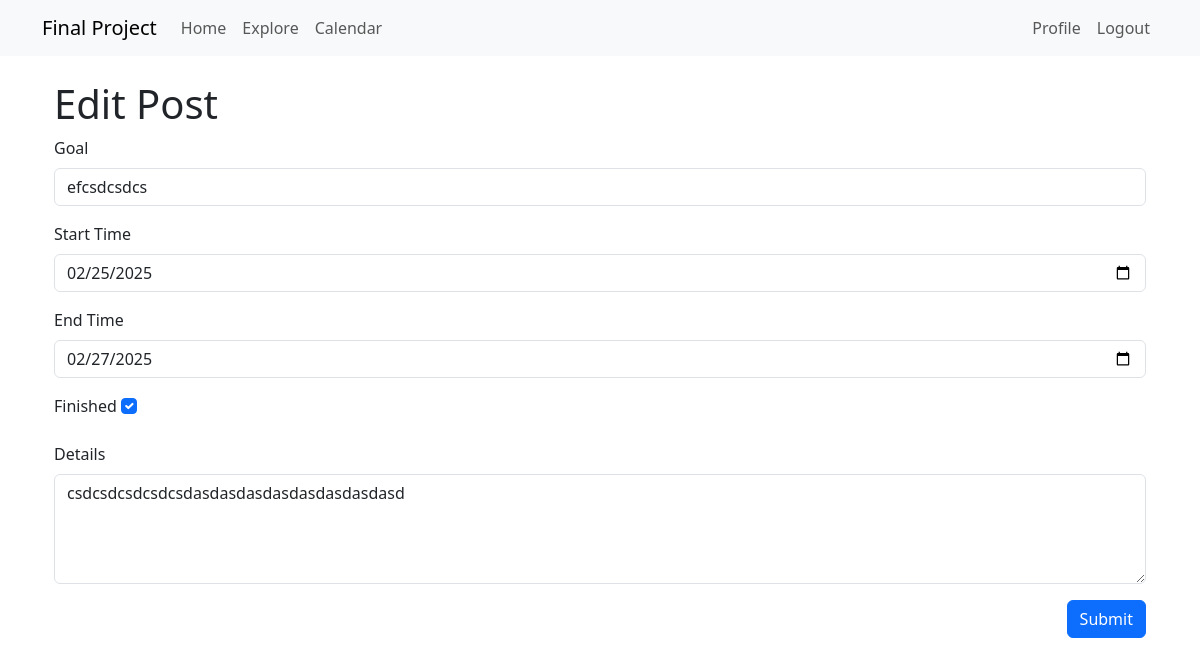
The app's page /edit_post/2 (signed in) with its own data.
### app/models.py (models this page shows, shortened)
class Post(db.Model):
    id: so.Mapped[int] = so.mapped_column(primary_key=True)
    goal: so.Mapped[str] = so.mapped_column(sa.String(60))
    body: so.Mapped[str] = so.mapped_column(sa.String(300))
    timestamp: so.Mapped[datetime] = so.mapped_column(index=True, default=lambda: datetime.now(timezone.utc))
    starttime: so.Mapped[datetime] = so.mapped_column(default=lambda: datetime.now(timezone.utc))
    endtime: so.Mapped[datetime] = so.mapped_column(default=None)
    isfinished: so.Mapped[bool] = so.mapped_column(sa.Boolean(), default=False)
    user_id: so.Mapped[int] = so.mapped_column(sa.ForeignKey(User.id), index=True)
    author: so.Mapped[User] = so.relationship(back_populates='posts')

### app/routes.py (the view)
@app.route('/edit_post/<int:post_id>', methods=['GET', 'POST'])
@login_required
def edit_post(post_id):
    post = db.get_or_404(Post, post_id)
    if post.author != current_user:
        flash("You don't have permission to edit this post.")
        return redirect(url_for('index'))
    form = EditPostForm(post_id=post.id)
    if form.validate_on_submit():
        post.goal = form.goal.data
        post.body = form.body.data
        post.starttime = form.starttime.data
        post.endtime = form.endtime.data
        post.isfinished = form.isfinished.data
        db.session.commit()
        flash('Your post has been updated.')
        return redirect(url_for('user', username=current_user.username))
    elif request.method == 'GET':
        form.goal.data = post.goal
        form.body.data = post.body
        form.starttime.data = post.starttime
        form.endtime.data = post.endtime
        form.isfinished.data = post.isfinished
    return render_template('edit_post.html', title='Edit Post', form=form, post=post)

### app/forms.py
class EditPostForm(FlaskForm):
    goal = StringField('Goal', validators=[DataRequired(), Length(max=60)])
    starttime = DateField('Start Time', format='%Y-%m-%d', validators=[Optional()])
    endtime = DateField('End Time', format='%Y-%m-%d', validators=[Optional()])
    isfinished = BooleanField('Finished')
    body = TextAreaField('Details', validators=[DataRequired(), Length(min=1, max=300)])
    submit = SubmitField('Submit')
    def __init__(self, post_id, *args, **kwargs):
        super().__init__(*args, **kwargs)
        self.post_id = post_id

### app/models.py (called while the page is built)
@login.user_loader
def load_user(id):
    return db.session.get(User, int(id))

### app/routes.py (called while the page is built)
@app.before_request
def before_request():
    if current_user.is_authenticated:
        current_user.last_seen = datetime.now(timezone.utc)
        db.session.commit()

### app/templates/edit_post.html (shortened to what this page needs)
{% extends "base.html" %}
{% block content %}
    <div class="container mt-4">
        <h1>Edit Post</h1>
        <form action="" method="post">
            <div class="mb-3">
                <label for="goal" class="form-label">{{ form.goal.label }}</label>
                {{ form.goal(class="form-control", id="goal") }}
            </div>
            <div class="mb-3">
                <label for="starttime" class="form-label">{{ form.starttime.label }}</label>
                {{ form.starttime(class="form-control", id="starttime") }}
            </div>
            <div class="mb-3">
                <label for="endtime" class="form-label">{{ form.endtime.label }}</label>
                {{ form.endtime(class="form-control", id="endtime") }}
            </div>
            <div class="mb-3">
                <label for="isfinished" class="form-label">{{ form.isfinished.label }}</label>
                {{ form.isfinished(class="form-check-input", id="isfinished") }}
            </div>
            <div class="mb-3">
                <label for="body" class="form-label">{{ form.body.label }}</label>
                {{ form.body(class="form-control", id="body", rows=4) }}
            </div>
            <div class="d-flex justify-content-end">
                {{ form.submit(class="btn btn-primary") }}
            </div>
        </form>
    </div>
{% endblock %}

### records on screen
Post: goal "efcsdcsdcs", starttime "02/25/2025", endtime "02/27/2025", isfinished "☑", body "csdcsdcsdcsdcsdasdasdasdasdasdasdasdasd"
